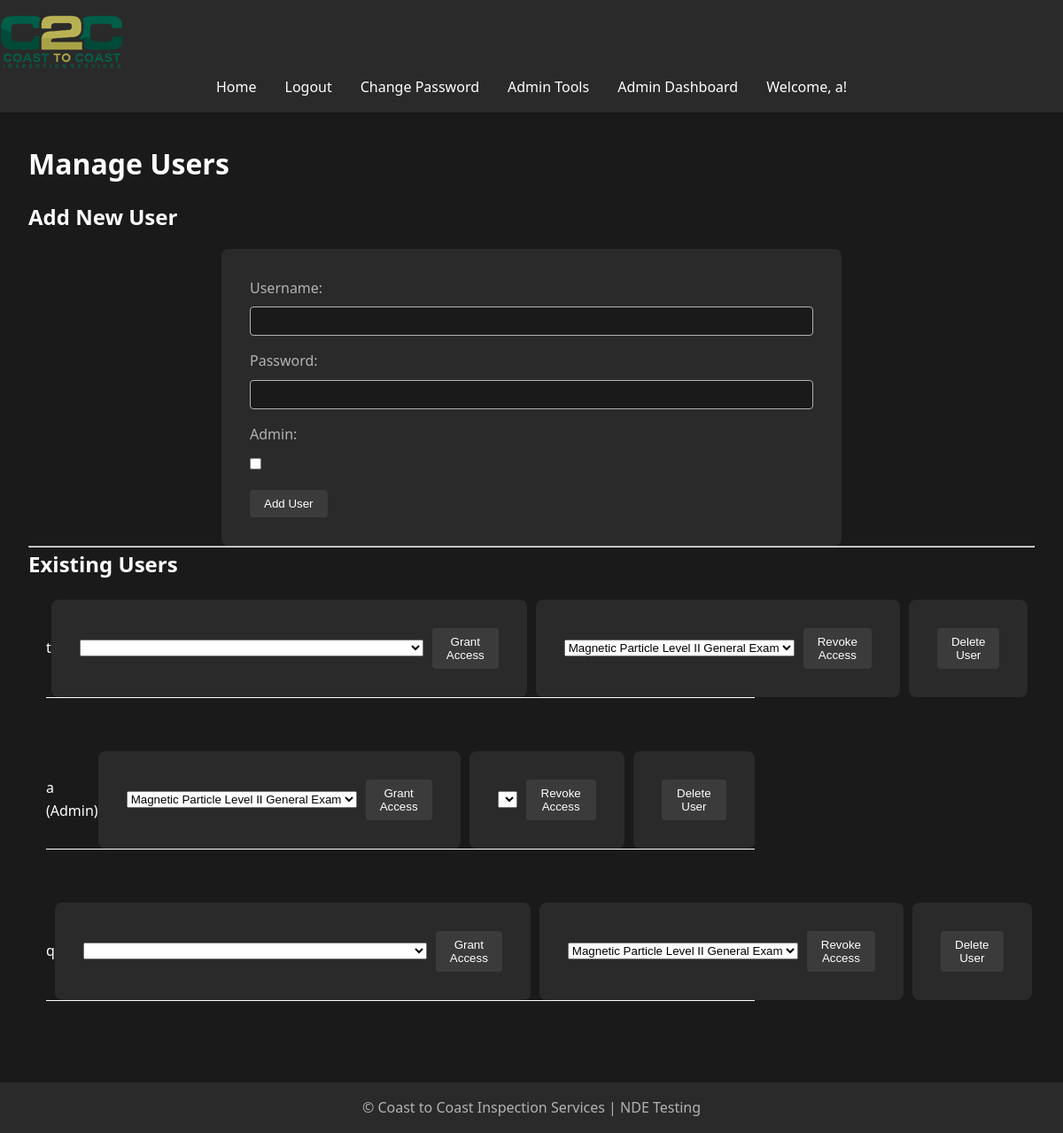
/admin/manage_users (signed in), run on the app's committed database.
### models.py (models this page shows)
class User(UserMixin, db.Model):
    id = db.Column(db.Integer, primary_key=True)
    username = db.Column(db.String(80), unique=True, nullable=False)
    password = db.Column(db.String(120), nullable=False)
    is_admin = db.Column(db.Boolean, default=False)
    test_results = db.relationship('TestResult', back_populates='user', lazy=True)
    accesses = db.relationship('TestAccess', back_populates='user', lazy=True)
    access_requests = db.relationship('TestAccessRequest', back_populates='user', lazy=True)

### app.py (the view, shortened to what this page needs)
@app.route('/admin/manage_users', methods=['GET', 'POST'])
@login_required
def manage_users():
    if not current_user.is_admin:
        flash('You do not have permission to access this page.', 'error')
        return redirect(url_for('home'))
    users = User.query.all()  # Get all users
    tests = Test.query.all()  # Get all tests
    return render_template('manage_users.html', users=users, tests=tests)

### app.py (called while the page is built)
@app.before_request
def reset_session_on_navigation():
    test_endpoints = ['take_test', 'submit_test']
    current_endpoint = request.endpoint
    if current_endpoint is None:
        return

@app.context_processor
def utility_processor():
    def format_pacific_time(utc_dt):
        pacific_time = utc_to_pacific(utc_dt)
        return pacific_time.strftime('%Y-%m-%d %I:%M:%S %p %Z')
    return dict(format_pacific_time=format_pacific_time)

@login_manager.user_loader
def load_user(user_id):
    return User.query.get(int(user_id))

@app.before_request
def manage_test_session():
    if 'start_new_test' in request.args:
        session.pop('answers', None)
        session.pop('flagged', None)
        session.pop('current_index', None)
        session.pop('start_time', None)
    elif 'test_submitted' in session and request.endpoint != 'test_results':
        session.pop('answers', None)
        session.pop('flagged', None)
        session.pop('current_index', None)
        session.pop('start_time', None)
        session.pop('test_submitted', None)

### templates/manage_users.html
{% extends "base.html" %}
{% block content %}
    <h1>Manage Users</h1>
    <h2>Add New User</h2>
    <form action="{{ url_for('manage_users') }}" method="POST">
        <div class="form-group">
            <label for="username">Username:</label>
            <input type="text" name="username" id="username" class="form-control" required>
        </div>
        <div class="form-group">
            <label for="password">Password:</label>
            <input type="password" name="password" id="password" class="form-control" required>
        </div>
        <div class="form-group">
            <label for="is_admin">Admin:</label>
            <input type="checkbox" name="is_admin" id="is_admin">
        </div>
        <button type="submit" class="btn btn-primary">Add User</button>
    </form>
    <hr>
    <h2>Existing Users</h2>
    {% if users %}
        <ul style="list-style-type: none; padding: 0; margin: 20px;">
            {% for user in users %}
                <li style="margin-bottom: 60px; display: flex; align-items: center; border-bottom: white solid 1px; max-width: 800px; justify-content: space-evenly;">
                    <span style="flex-grow: 1;">{{ user.username }} {% if user.is_admin %}(Admin){% endif %}</span>
                    <form action="{{ url_for('grant_test_access', user_id=user.id) }}" method="POST" style="display: flex; align-items: center; margin-right: 10px; justify-content: space-evenly;">
                        <select name="test_id" class="form-control">
                            {% for test in tests %}
                                {% set has_access = test.id in user.accesses|map(attribute='test_id')|list %}
                                <option value="{{ test.id }}" {% if has_access %}disabled{% endif %}>
                                    {{ test.title }} {% if has_access %}(Already has access){% endif %}
                                </option>
                            {% endfor %}
                        </select>
                        <button type="submit" class="btn btn-primary" style="margin-left: 10px;">Grant Access</button>
                    </form>
                    <form action="{{ url_for('revoke_test_access', user_id=user.id) }}" method="POST" style="display: flex; align-items: center;">
                        <select name="test_id" class="form-control" style="margin-right: 10px;">
                            {% for access in user.accesses %}
                                <option value="{{ access.test.id }}">{{ access.test.title }}</option>
                            {% endfor %}
                        </select>
                        <button type="submit" class="btn btn-danger">Revoke Access</button>
                    </form>
                    <form action="{{ url_for('delete_user', user_id=user.id) }}" method="POST" style="display:inline; margin-left: 10px;">
                        <button type="submit" class="btn btn-danger" onclick="return confirm('Are you sure you want to delete this user?');">Delete User</button>
                    </form>
                </li>
            {% endfor %}
        </ul>
    {% else %}
        <p>No users available.</p>
    {% endif %}
{% endblock %}

### templates/base.html (shortened to what this page needs)
<!DOCTYPE html>
<html lang="en">
<head>
    <link rel="stylesheet" href="{{ url_for('static', filename='css/style.css') }}">
</head>
<body>
    <header>
        <nav class="navbar">
            <a class="navbar-brand" href="{{ url_for('home') }}">
                <img src="{{ url_for('static', filename='images/logo.png') }}" alt="Logo" class="logo">
            </a>
            <ul class="navbar-nav">
                <li><a href="{{ url_for('home') }}">Home</a></li>
                {% if current_user.is_authenticated %}
                    <li><a href="{{ url_for('logout') }}">Logout</a></li>
                    <li><a href="{{ url_for('change_password') }}">Change Password</a></li>
                    {% if current_user.is_admin %}
                        <li><a href="{{ url_for('admin.index') }}">Admin Tools</a></li>
                        <li><a href="{{ url_for('admin_dashboard') }}">Admin Dashboard</a></li>
                    {% endif %}
                    <li class="user-welcome">
                        <span>Welcome, {{ current_user.username }}!</span>
                    </li>
                {% else %}
                    <li><a href="{{ url_for('login') }}">Login</a></li>
                    <li><a href="{{ url_for('register') }}">Register</a></li>
                {% endif %}
            </ul>
        </nav>
    </header>
    <main>
        {% block content %}{% endblock %}
    </main>
    <footer>
        <p>&copy; Coast to Coast Inspection Services | NDE Testing</p>
    </footer>
</body>
</html>

### static/css/style.css (style rules this page uses)
:root { --bg-primary: #1a1a1a; --bg-secondary: #2a2a2a; --text-primary: #ffffff; --text-secondary: #b3b3b3; --accent-color: #87c787; --error-color: #cf6679; --success-color: #03dac6; }
* { box-sizing: border-box; margin: 0; padding: 0; }
body { font-family: 'Segoe UI', Tahoma, Geneva, Verdana, sans-serif; line-height: 1.6; color: var(--text-primary); background-color: var(--bg-primary); min-height: 100vh; display: flex; flex-direction: column; }
header { background-color: var(--bg-secondary); padding: 1rem 0; box-shadow: 0 2px 4px rgba(0,0,0,0.1); }
nav ul { display: flex; justify-content: center; list-style-type: none; }
nav ul li { margin: 0 1rem; }
nav ul li a { color: var(--text-primary); text-decoration: none; font-weight: 500; transition: color 0.3s ease; }
main { flex: 1; padding: 2rem; max-width: 1200px; margin: 0 auto; width: 100%; }
h1, h2, h3 { margin-bottom: 1rem; color: var(--text-primary); }
a { color: var(--accent-color); text-decoration: none; transition: color 0.3s ease; }
form { background-color: var(--bg-secondary); padding: 2rem; border-radius: 8px; max-width: 700px; margin: 0 auto; }
form div { margin-bottom: 1rem; }
label { display: block; margin-bottom: 0.5rem; color: var(--text-secondary); }
input[type="text"], input[type="password"], textarea { width: 100%; padding: 0.5rem; border: 1px solid var(--text-secondary); border-radius: 4px; background-color: var(--bg-primary); color: var(--text-primary); }
button { background-color: rgb(59, 59, 59); color: var(--text-primary); padding: 0.5rem 1rem; border: none; border-radius: 4px; cursor: pointer; transition: background-color 0.3s ease; }
footer { text-align: center; padding: 1rem 0; background-color: var(--bg-secondary); color: var(--text-secondary); }

### data on the page
User: username "a", is_admin "(Admin)"
User: username "t"
User: username "q"

### other printed values
form field test_id "Magnetic Particle Level II General Exam"
